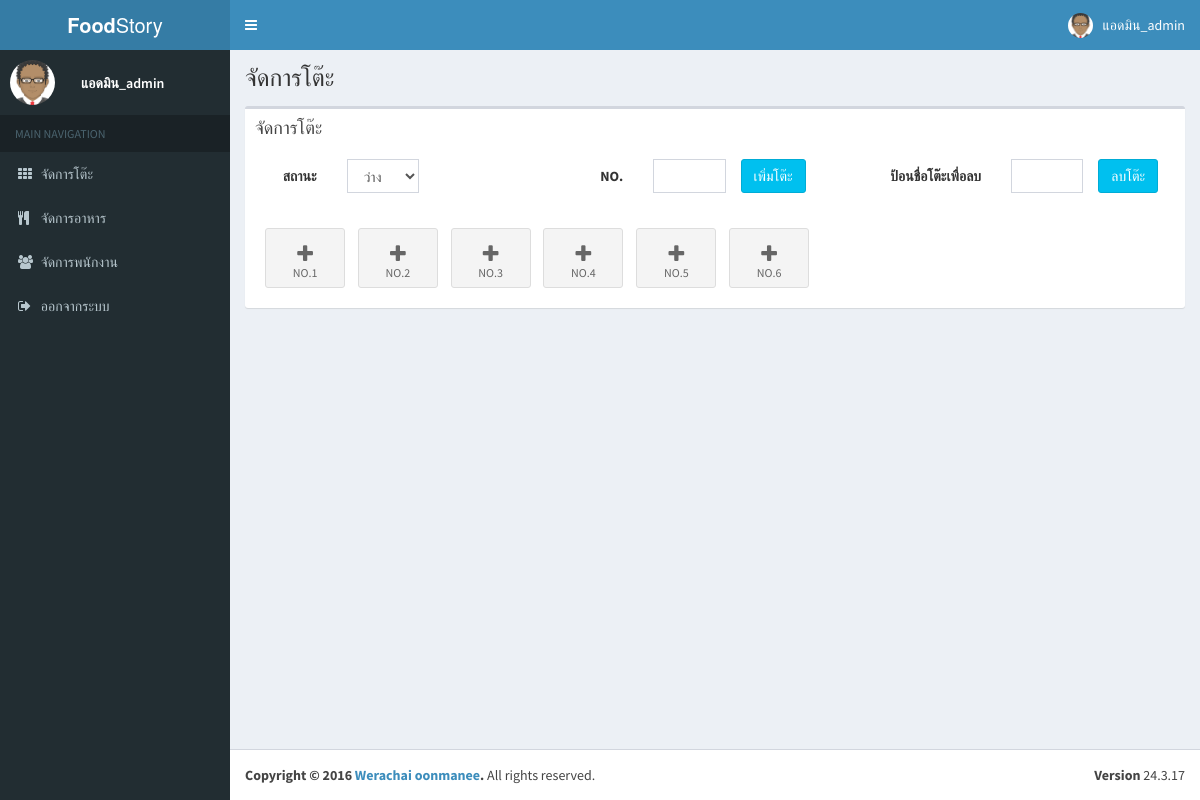
The page /admin/admin_add_table.php (signed in) on the database its author committed.
### tables this page shows
CREATE TABLE `tb_seat` (
  `seat_id` int(10) NOT NULL,
  `seat_name` varchar(10) NOT NULL,
  `status_id` int(10) NOT NULL
);

### admin/admin_add_table.php (the view, shortened to what this page needs)
<?php include 'admin_header.php'; ?>
<?php include 'admin_sidebar.php'; ?>
<section class="content-header">
    <h1>
        จัดการโต๊ะ
    </h1>
</section>
<section class="content">
    <div class="row">
        <div class="col-sm-12">
            <div class="box">
                <div class="box-header">
                    <h3 class="box-title">จัดการโต๊ะ</h3>
                </div>
                <div class="box-body">
                    <form class="form-horizontal"  action="controller/tablt_check.php" method="POST" name="add_tablt">
                        <div class="col-sm-4">
                            <div class="form-group">
                                <label class="col-sm-3 control-label">สถานะ</label>
                                <div class="col-sm-4">
                                    <select class="form-control" name="status">
                                        <option value="1">ว่าง</option>
                                    </select>
                                </div>
                            </div>
                        </div>
                        <div class="col-sm-4">
                            <div class="form-group">
                                <label class="col-sm-3 control-label">NO.</label>
                                <div class="col-sm-4">
                                    <input type="text" name="name_tb" class="form-control" >
                                </div>
                                <button type="submit" name="add_tb" class="btn btn-info">เพิ่มโต๊ะ</button>
                            </div>
                        </div>
                        <div class="col-sm-4">
                            <div class="form-group">
                                <label class="col-sm-5 control-label">ป้อนชื่อโต๊ะเพื่อลบ</label>
                                <div class="col-sm-4">
                                    <input type="text"name="name_tb_delete" class="form-control" >
                                </div>
                                <button type="submit" name="delete_tb"class="btn btn-info">ลบโต๊ะ</button>
                            </div>
                        </div>
                    </form>
                </div>
                <div class="box-body">
                    <?php
                    include '../config/db_connect.php';
                    $sql_select_tb = "SELECT * FROM tb_seat";
                    $result = $conn->query($sql_select_tb);
                    if ($result->num_rows > 0) {
                        while ($row = $result->fetch_assoc()) {
                        ?>
                            <?php if ($row['status_id'] == "1"){?>
                            <a class="btn btn-app"><i class="fa fa-plus"></i><?php echo $row["seat_name"];?></a>
                            <?php } elseif ($row['status_id'] == "2") {?>
                                             <a class="btn btn-app bg-maroon"> <i class="fa fa-users"></i><?php echo $row["seat_name"];?></a>
                                       <?php } ?>
                        <?php }
                      }?>
                    </div>
                </div>
            </div>
        </div>
    </section>
    <?php  include 'admin_footer.php';

### rows shown on the page
tb_seat: seat_name "NO.1"
tb_seat: seat_name "NO.2"
tb_seat: seat_name "NO.3"
tb_seat: seat_name "NO.4"
tb_seat: seat_name "NO.5"
tb_seat: seat_name "NO.6"

### other values the page prints
$_SESSION['admin_name'] "แอดมิน_admin"
